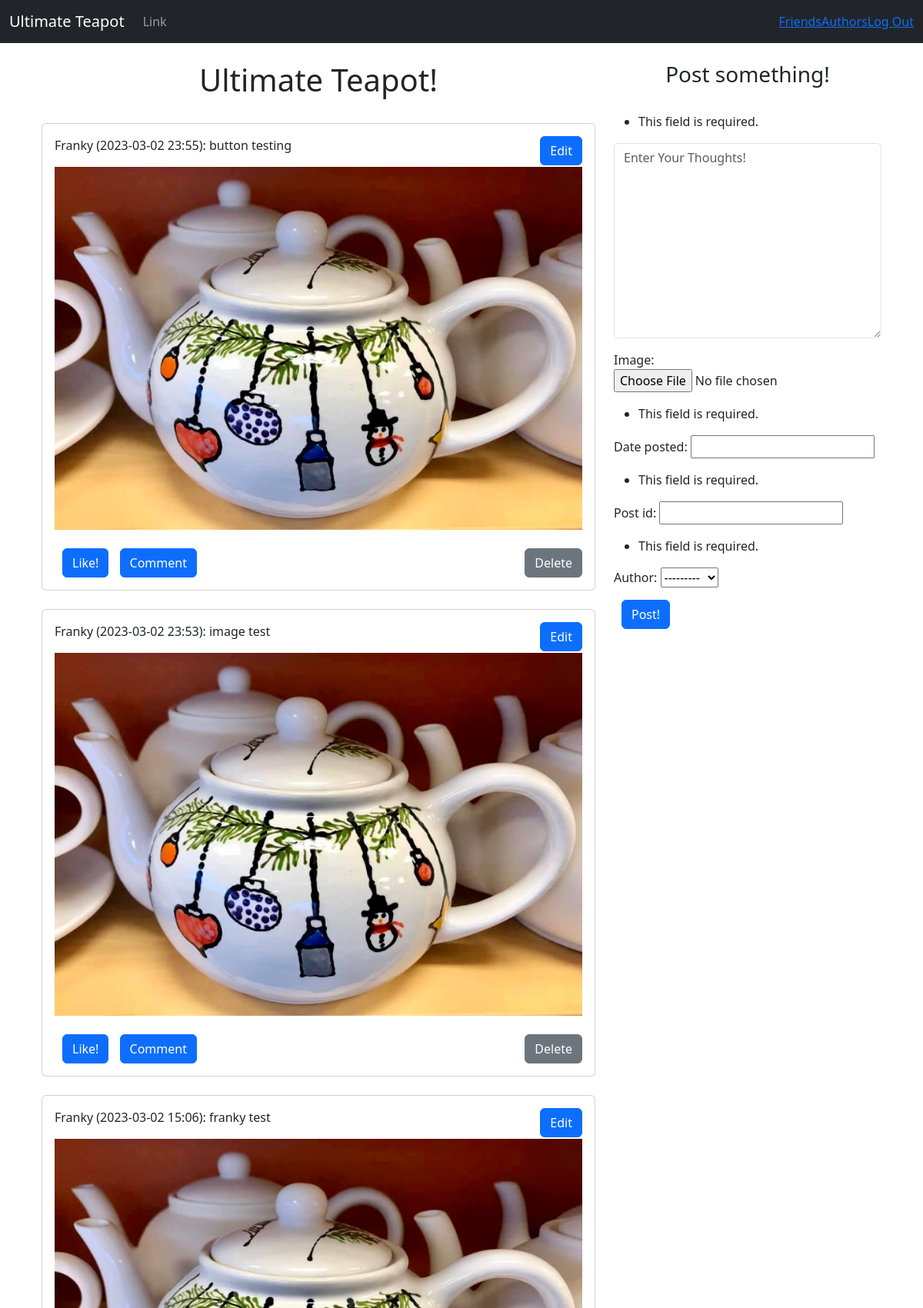
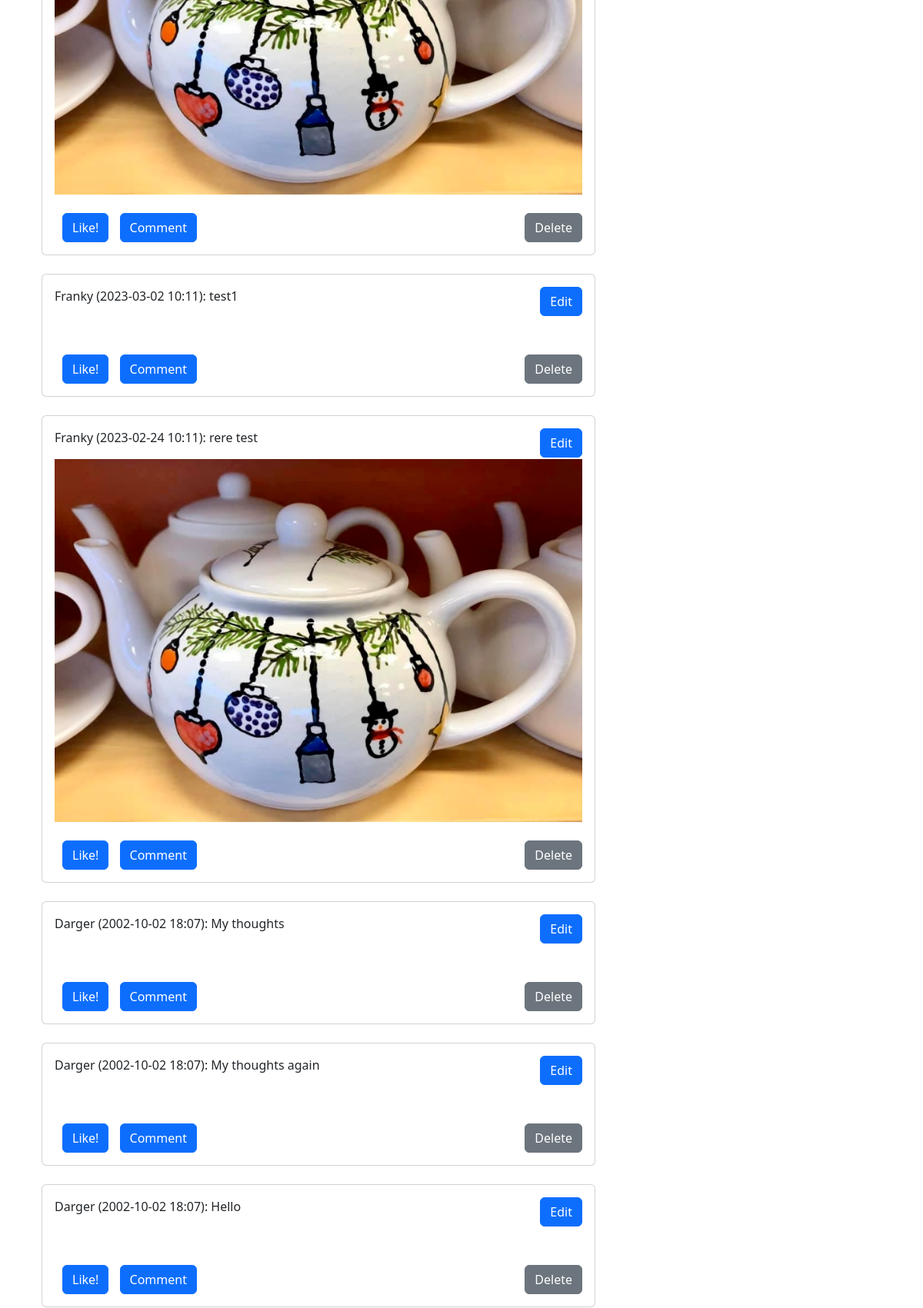
/main/home/ (signed in, upper part), run on the app's committed database (2 pictures, top to bottom).
### main/models.py (models this page shows)
class Post(models.Model):
    post_id = models.CharField(max_length=40)
    author = models.ForeignKey(Profile, on_delete=models.CASCADE)
    text = models.CharField(max_length=255)
    image = models.ImageField(null=True, blank=True, upload_to = "images/")
    pub_date = models.DateTimeField('date posted')
    visibility = models.TextField()
    likes = models.IntegerField(default=0)
    def __str__(self):
        return(f"{self.author} "
              f"({self.pub_date:%Y-%m-%d %H:%M}): "
              f"{self.text}"
        )

class Profile(models.Model):
    user = models.OneToOneField(User, on_delete=models.CASCADE)
    followers = models.ManyToManyField("self", related_name="users_following", symmetrical=False, blank=True)
    def __str__(self):
        return self.user.username

### main/views.py (the view, shortened to what this page needs)
# urls.py: 2. Add a URL to urlpatterns:  path('', views.home, name='home')
def home(request):
        form = PostForm(request.POST or None, request.FILES)
        posts = Post.objects.all().order_by("-pub_date")
        return render(request, 'home.html', {"posts":posts, "form":form})

### main/forms.py
class PostForm(forms.ModelForm):
    text = forms.CharField(required=True,
        widget=forms.widgets.Textarea(
            attrs = {
                "placeholder": "Enter Your Thoughts!",
                "class": "form-control",
            }
            ),
            label = "",
        )
    class Meta:
        model = Post
        fields = ('text', 'image', 'pub_date', 'post_id', 'author')
        exclude = ("user", "visibility", "likes")

### templates/home.html (shortened to what this page needs)
{% extends 'base.html' %}
{% block content %}
{% if user.is_authenticated %}
<div class="container">
  <div class="row">
    <div class="col-md-8">
      <h1 class="text-center">Ultimate Teapot!</h1>
      <br>
      {% for post in posts %}
      <div class="card mb-4">
        <div class="card-body">
          <p class="card-text">{{ post }}
            <button type="submit" class="btn btn-primary btn-block"style="float: right;">Edit</button>
          </p>
          {% if post.image %}
          <img src="{{ post.image.url }}" alt="{{ post.title }}" class="img-fluid">
          {% endif %}
          <br><br>
          <button type="submit" class="btn btn-primary btn-block">Like!</button>
          <button type="submit" class="btn btn-primary btn-block">Comment</button>
          <button type="submit" class="btn btn-secondary btn-block" style="float: right;">Delete</button>
        </div>
      </div>
      {% endfor %}
    </div>
    <div class="col-md-4">
      <h3 class="text-center">Post something!</h3>
      <br>
      {% if form %}
      <form method="POST" enctype="multipart/form-data">
        {{ form.as_p }}
        <button type="submit" class="btn btn-primary btn-block">Post!</button>
      </form>
      {% endif %}
    </div>
  </div>
</div>
{% endif %}
{% endblock %}

### templates/home.html (style rules this page uses)
button { border: none; cursor: pointer; appearance: none; background-color: inherit; transition: transform .7s ease-in-out; margin-left:10px; }

### data on the page
Post: author+pub_date+text "Franky (2023-03-02 23:55): button testing", image (picture)
Post: author+pub_date+text "Franky (2023-03-02 23:53): image test", image (picture)
Post: author+pub_date+text "Franky (2023-03-02 15:06): franky test", image (picture)
Post: author+pub_date+text "Franky (2023-03-02 10:11): test1"
Post: author+pub_date+text "Franky (2023-02-24 10:11): rere test", image (picture)
Post: author+pub_date+text "Darger (2002-10-02 18:07): My thoughts"
Post: author+pub_date+text "Darger (2002-10-02 18:07): My thoughts again"
Post: author+pub_date+text "Darger (2002-10-02 18:07): Hello"
